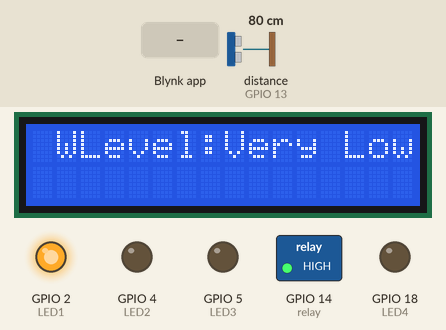
Simulated run of this sketch. Board: ESP32. On the bench: 16×2 character LCD, switched loads named in the sketch (green lamp = pin HIGH), output pins drawn as LEDs (lit = HIGH). Wiring (inferred from the names in the program): ultrasonic range finder: trigger GPIO 12; echo GPIO 13. The test bench sets the inputs (shaded band); at power-on: distance to the obstacle (sensor on GPIO 13) 80 cm. The echo pulse lasts 58.3 µs per cm; WiFi joins after 1.5 s; servers stay silent unless stated; pins used as bus, display or sensor lines are not drawn; what the sketch prints to the serial monitor is not drawn.

Above: at 7.0 s.
7.1 s: distance to the obstacle (sensor on GPIO 13) set to 4 cm
At 8.3 s:
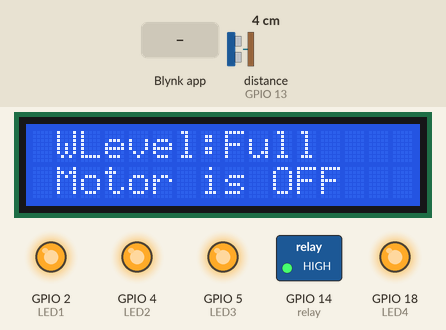
8.6 s: Blynk app writes 1 to V1
At 9.3 s:
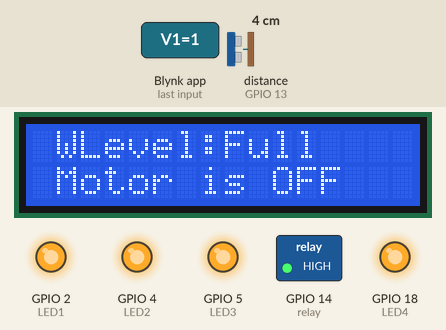
10.1 s: distance to the obstacle (sensor on GPIO 13) set to 9 cm
At 10.8 s:
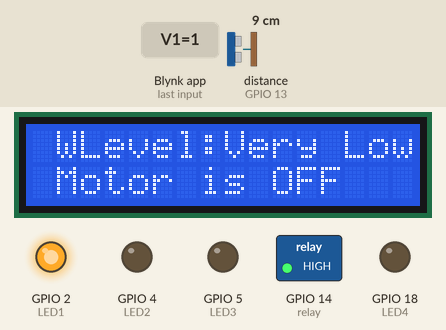
11.6 s: Blynk app writes 1 to V1
At 12.3 s:
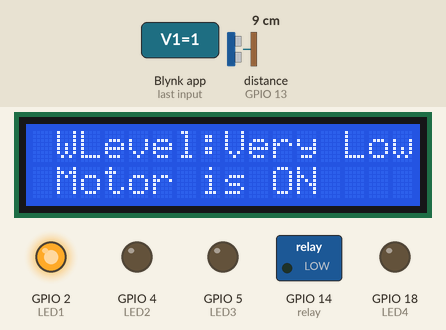
13.1 s: Blynk app writes 0 to V1
At 13.9 s:
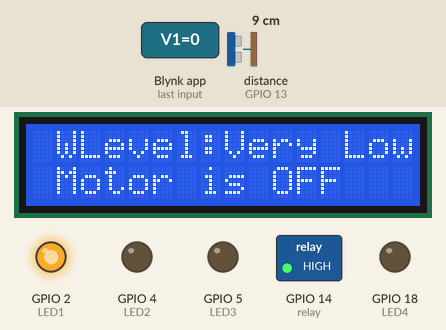
Timing chart, 0 to 15.6 s (numbered marks = the images above; inputs shaded):
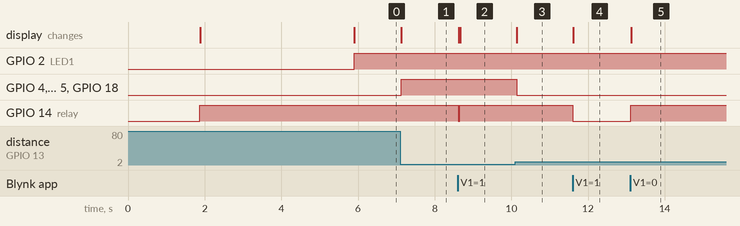

The sketch:

water_level_monitoring_with_blynk.ino
```cpp
#include <LiquidCrystal_I2C.h>

//Include the library files
#include <Wire.h>
#include <WiFi.h>
#include <WiFiClient.h>
#include <BlynkSimpleEsp32.h>
#define BLYNK_PRINT Serial
#define LED1 2
#define LED2 4
#define LED3 5
#define LED4 18
#define trig 12
#define echo 13
#define relay 14
#define BLYNK_TEMPLATE_ID "TMPL3ZbWLLD1s"
#define BLYNK_TEMPLATE_NAME "Water Level Monitoring System"

//Enter your tank max value(CM)
int MaxLevel = 13;

int Level1 = (MaxLevel * 75) / 100;
int Level2 = (MaxLevel * 65) / 100;
int Level3 = (MaxLevel * 55) / 100;
int Level4 = (MaxLevel * 35) / 100;

//Initialize the LCD display
LiquidCrystal_I2C lcd(0x27,16,2);

BlynkTimer timer;

// Enter your Auth token
char auth[] = "WMojxJ-b6VzB0b4G4Ovi3dep6BPTbwJc";

//Enter your WIFI SSID and password
char ssid[] = "OnePlus 12R Sher";
char pass[] = "f5g2gkg7";

void setup() {
  // Debug console
  Serial.begin(115200);
  Blynk.begin(auth, ssid, pass);
  lcd.init();
  lcd.backlight();
  pinMode(LED1, OUTPUT);
  pinMode(LED2, OUTPUT);
  pinMode(LED3, OUTPUT);
  pinMode(LED4, OUTPUT);
  pinMode(trig, OUTPUT);
  pinMode(echo, INPUT);
  pinMode(relay, OUTPUT);
  digitalWrite(relay, HIGH);
  lcd.setCursor(3,0);
  lcd.print("System");
  lcd.setCursor(3,1);
  lcd.print("Loading..");
  delay(4000);
  lcd.clear();
}

//Get the ultrasonic sensor values
void ultrasonic() {
  digitalWrite(trig, LOW);
  delayMicroseconds(4);
  digitalWrite(trig, HIGH);
  delayMicroseconds(10);
  digitalWrite(trig, LOW);
  long t = pulseIn(echo, HIGH);
  int distance = t / 29 / 2;

  Serial.println(distance);

  int blynkDistance = (distance - MaxLevel) * -1;
  if (distance <= MaxLevel) {
    Blynk.virtualWrite(V2, blynkDistance);
  } else {
    Blynk.virtualWrite(V2, 0);
  }
  lcd.setCursor(1, 0);
  lcd.print("WLevel:");

  if (Level1 <= distance) {
    lcd.setCursor(8, 0);
    lcd.print("Very Low");
    digitalWrite(LED1, HIGH);
    digitalWrite(LED2, LOW);
    digitalWrite(LED3, LOW);
    digitalWrite(LED4, LOW);
  } else if (Level2 <= distance && Level1 > distance) {
    lcd.setCursor(8, 0);
    lcd.print("Low");
    lcd.print("      ");
    digitalWrite(LED1, HIGH);
    digitalWrite(LED2, HIGH);
    digitalWrite(LED3, LOW);
    digitalWrite(LED4, LOW);
  } else if (Level3 <= distance && Level2 > distance) {
    lcd.setCursor(8, 0);
    lcd.print("Medium");
    lcd.print("      ");
    digitalWrite(LED1, HIGH);
    digitalWrite(LED2, HIGH);
    digitalWrite(LED3, HIGH);
    digitalWrite(LED4, LOW);
  } else if (Level4 <= distance && Level3 > distance) {
    lcd.setCursor(8, 0);
    lcd.print("Full");
    lcd.print("      ");
    digitalWrite(relay, HIGH);
    lcd.setCursor(1, 1);
    lcd.print("Motor is OFF");
    Blynk.virtualWrite(V1, 0);
    digitalWrite(LED1, HIGH);
    digitalWrite(LED2, HIGH);
    digitalWrite(LED3, HIGH);
    digitalWrite(LED4, HIGH);
  }
}

//Get the button value
BLYNK_WRITE(V1) {
  int Relay = param.asInt();
  if (Relay == 1) {
    digitalWrite(relay, LOW);
    lcd.setCursor(1, 1);
    lcd.print("Motor is ON ");
    Blynk.virtualWrite(V1,0);
  } else {
    digitalWrite(relay, HIGH);
    lcd.setCursor(1, 1);
    lcd.print("Motor is OFF");
  }
}

void loop() {
  ultrasonic();
  Blynk.run();//Run the Blynk library
}
```

Measured:
- after the input at 7.1 s, GPIO 4 (LED2), GPIO 5 (LED3), GPIO 18 (LED4): LOW → HIGH at once; the display: changes at once (image 1)
- after the input at 8.6 s, GPIO 14 (relay): HIGH → LOW at once, → HIGH 0.03 s later; the display: first changes at once (image 2 shows a later state)
- after the input at 10.1 s, GPIO 4 (LED2), GPIO 5 (LED3), GPIO 18 (LED4): HIGH → LOW at once; the display: changes at once (image 3)
- after the input at 11.6 s, GPIO 14 (relay): HIGH → LOW at once; the display: changes at once (image 4)
- after the input at 13.1 s, GPIO 14 (relay): LOW → HIGH at once; the display: changes at once (image 5)
